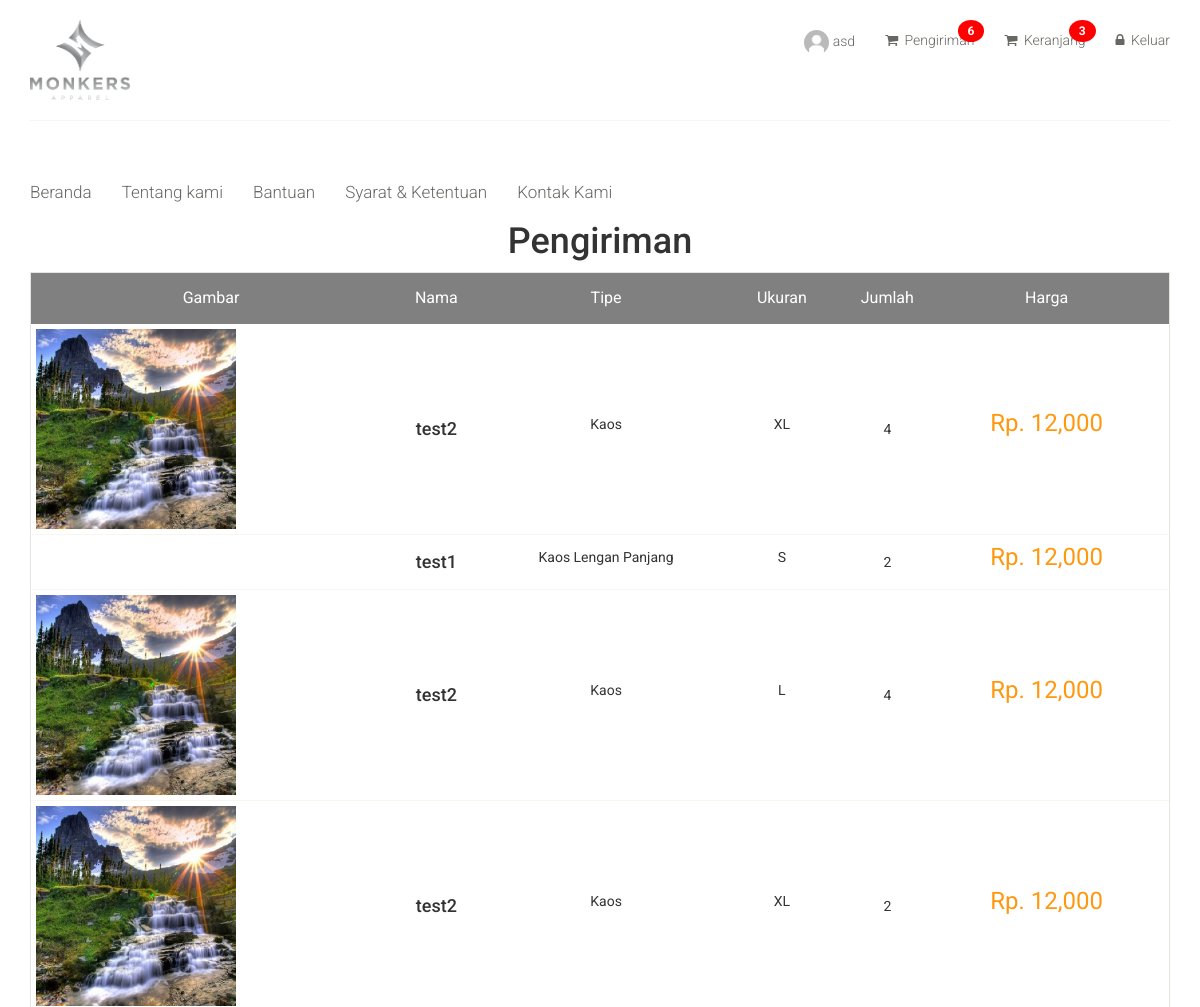
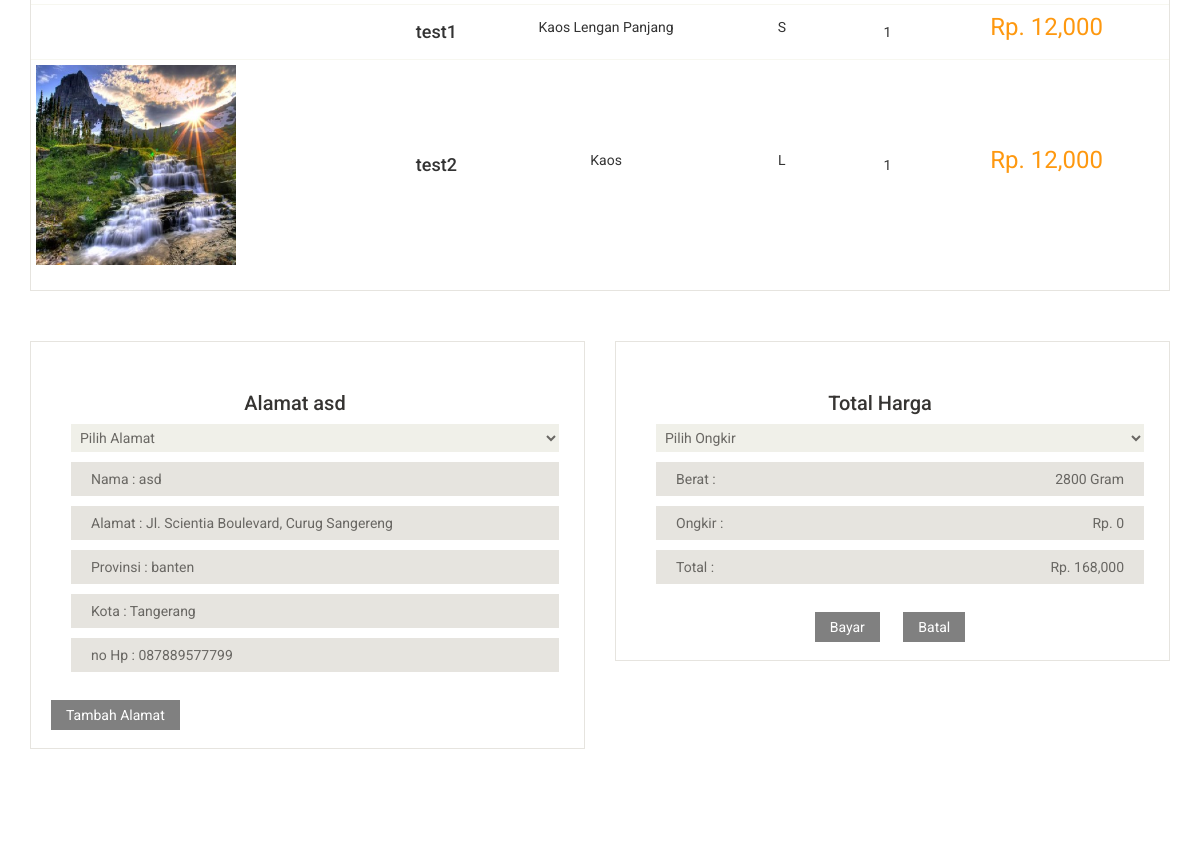
The app's page /monkers/checkout.php (signed in), older data (2 pictures, top to bottom).
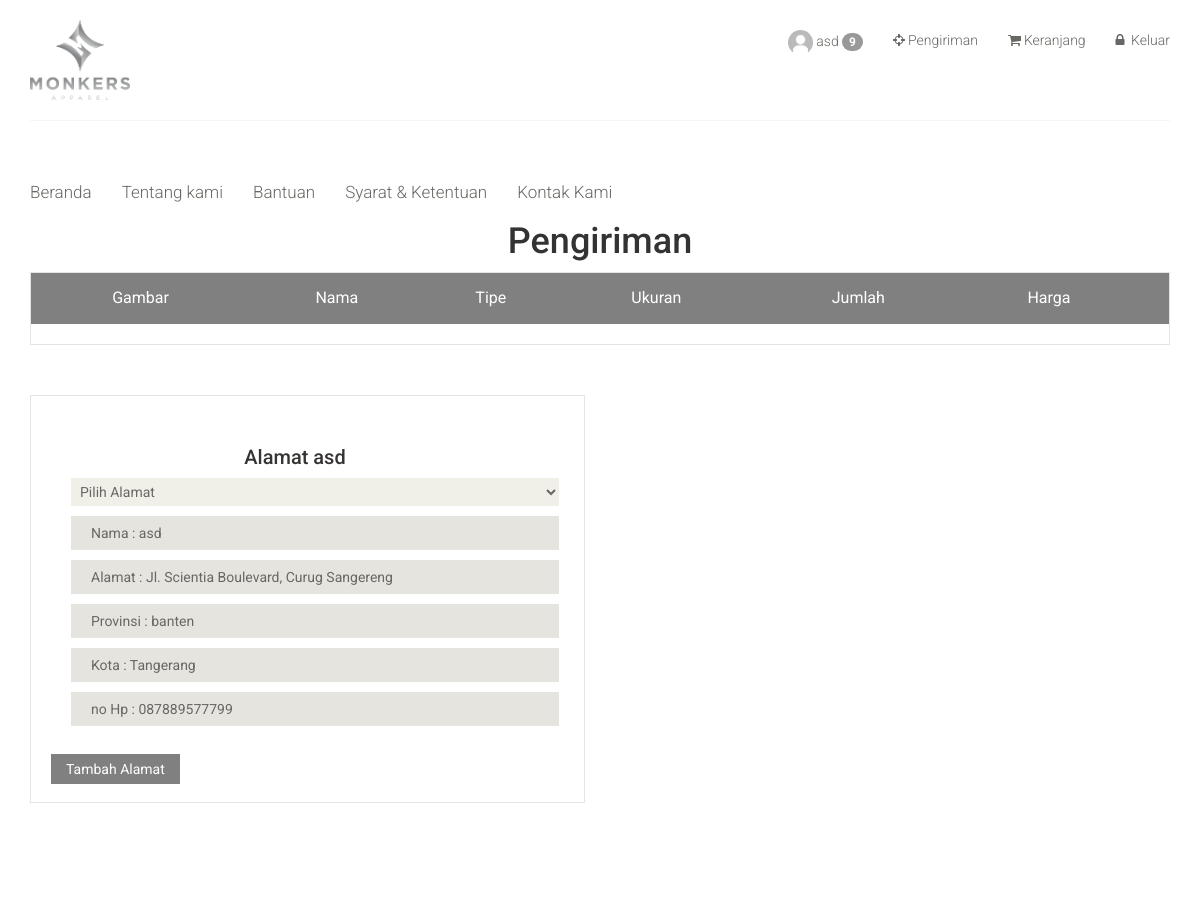
The same page, newer data.
### tables this page shows
CREATE TABLE `tbl_customer` (
  `cust_id` int(11) NOT NULL,
  `cust_name` varchar(30) NOT NULL,
  `cust_birth` date NOT NULL,
  `cust_address` varchar(255) NOT NULL,
  `cust_province` varchar(255) NOT NULL,
  `cust_city` varchar(255) NOT NULL,
  `cust_email` varchar(30) NOT NULL,
  `cust_pass` varchar(50) NOT NULL,
  `cust_phone` varchar(20) NOT NULL,
  `cust_total_order` int(11) NOT NULL,
  `cust_total_price` int(11) NOT NULL,
  `cust_img` varchar(255) NOT NULL,
  `create_date` date NOT NULL DEFAULT current_timestamp()
);

CREATE TABLE `tbl_checkout` (
  `check_id` int(11) NOT NULL,
  `cust_id` int(11) DEFAULT NULL,
  `item_id` int(11) NOT NULL,
  `size` varchar(255) NOT NULL,
  `qty` int(11) NOT NULL,
  `date` int(11) NOT NULL DEFAULT current_timestamp()
);

CREATE TABLE `tbl_img` (
  `img_id` int(11) NOT NULL,
  `img_name` varchar(255) NOT NULL,
  `item_id` int(11) NOT NULL,
  `create_date` datetime NOT NULL
);

CREATE TABLE `tbl_item` (
  `item_id` int(11) NOT NULL,
  `item_name` varchar(255) NOT NULL,
  `type_id` int(11) NOT NULL,
  `color_id` int(11) NOT NULL,
  `item_weight` int(11) NOT NULL,
  `item_desc` varchar(255) NOT NULL,
  `create_date` date NOT NULL DEFAULT current_timestamp(),
  `item_price` int(11) NOT NULL,
  `item_status` varchar(255) NOT NULL
);

CREATE TABLE `tbl_item_type` (
  `type_id` int(11) NOT NULL,
  `type_name` varchar(255) NOT NULL
);

### model/User.php (called while the page is built, shortened)
<?php
function getDataArea($conn)
{
   $sql = "SELECT * FROM tbl_area INNER JOIN tbl_provinsi ON tbl_area.prov_id = tbl_provinsi.prov_id";
   $item = mysqli_query($conn, $sql);
   return $item;
}
function KiloBarang($berat, $harga)
{
   $berat = ceil($berat);
   if (substr($berat, -3) > 499) {
      $total_gram = round($berat, -3);
   } else {
      $total_gram = round($berat, -3) + 1000;
   }
   return ($total_gram / 1000) * $harga;
}
function getDataUser($cust_id)
{
   require('../connect/conn.php');
   $sql = "SELECT * from tbl_customer where cust_id = '" . $cust_id . "' ";
   $item = mysqli_query($conn, $sql);
   $data = mysqli_fetch_assoc($item);
   return $data;
}
function getProsesCount($cust_id)
{
   require('../connect/conn.php');
   $sql = "SELECT count(proses_id) as juml from tbl_proses where cust_id = " . $cust_id . " AND status != 'Selesai' ";
   $item = mysqli_query($conn, $sql);
   $data = mysqli_fetch_assoc($item);
   return $data;
}
function getcartCount($cust_id)
{
   require('../connect/conn.php');
   $sql = "SELECT count(cart_id) as juml from tbl_cart where cust_id = " . $cust_id . " ";
   $item = mysqli_query($conn, $sql);
   $data = mysqli_fetch_assoc($item);
   return $data;
}
function getcheckCount($cust_id)
{
   require('../connect/conn.php');
   $sql = "SELECT count(check_id) as juml from tbl_checkout where cust_id = " . $cust_id . " ";
   $item = mysqli_query($conn, $sql);
   $data = mysqli_fetch_assoc($item);
   return $data;
}
function getTypeitem($id_type)
{
   require('../connect/conn.php');
   $sql = "SELECT * from tbl_item_type where type_id = " . $id_type . " ";
   $item = mysqli_query($conn, $sql);
   $data = mysqli_fetch_assoc($item);
   return $data;
}
function getItemcart($id_item)
{
   require('../connect/conn.php');
   $sql = "SELECT * from tbl_item where item_id = " . $id_item . " ";
   $item = mysqli_query($conn, $sql);
   $data = mysqli_fetch_assoc($item);
   return $data;
}
function getImgItem($id_item)
{
   require('../connect/conn.php');
   $sql = "SELECT tbl_img.img_name as img_name, tbl_item.item_id as item_id,tbl_item.create_date as create_date FROM tbl_item INNER JOIN tbl_img on tbl_item.item_id = tbl_img.item_id where tbl_item.item_id = '" . $id_item . "' && tbl_item.item_status = 'ACTIVE' ORDER BY create_date LIMIT 1";
   $item = mysqli_query($conn, $sql);
   $data = mysqli_fetch_assoc($item);
   return $data;
}
function getDataCheck($cust_id)
{
   require('../connect/conn.php');
   $sql = "SELECT * from tbl_checkout where cust_id = " . $cust_id . " ";
   $item = mysqli_query($conn, $sql);
   return $item;
}
function custLogin($id_user)
{
   require('../connect/conn.php');
   $sql = "SELECT * from tbl_customer where cust_id = '" . $id_user . "' ";
   $result = mysqli_query($conn, $sql);
   $data = mysqli_fetch_assoc($result);
   return $data;
}
?>

### monkers/checkout.php (the view, shortened to what the changed rows need)
<?php
require('../model/User.php');
require('../connect/conn.php');
if (isset($_SESSION['cust_id'])) {
	$item = getDataCheck($_SESSION['cust_id']);
	$dataprofile = getDataUser($_SESSION['cust_id']);
	if (!isset($_GET['ida'])) {
	$datauser = getDataUser($_SESSION['cust_id']);
	}else{
	$datauser = getDataAlamat2($_GET['ida']);
	$address_id = $datauser['address_id'];
	}
	if (isset($_GET['id'])) {
		$data_onkir = getDataOngkir($_GET['id']);
	} else {
		$data_onkir['ongkir_price'] = 0;
	}
}
if (isset($_SESSION['cust_id'])) {
	$data_cart = getcartCount($_SESSION['cust_id']);
	$data_check = getcheckCount($_SESSION['cust_id']);
	$proses_count = getProsesCount($_SESSION['cust_id']);
} else {
	$data_cart['juml'] = 0;
	$data_check['juml'] = 0;
	$proses_count['juml'] = 0;
}
$totalharga = 0;
$totalberat = 0;
$data_area = getDataArea($conn);
?>
<!DOCTYPE html>
<html lang="en">
<head>
	<link href="css/bootstrap.min.css" rel="stylesheet">
	<link href="css/font-awesome.min.css" rel="stylesheet">
	<link href="css/prettyPhoto.css" rel="stylesheet">
	<link href="css/price-range.css" rel="stylesheet">
	<link href="css/animate.css" rel="stylesheet">
	<link href="css/main.css" rel="stylesheet">
	<link href="css/responsive.css" rel="stylesheet">
	<link rel="stylesheet" href="../plugins/datatables-bs4/css/dataTables.bootstrap4.min.css">
	<link rel="stylesheet" href="../plugins/datatables-responsive/css/responsive.bootstrap4.min.css">
	<link rel="stylesheet" href="../plugins/datatables-buttons/css/buttons.bootstrap4.min.css">
</head>
<body>
	<header id="header">
		<div class="header-middle">
			<div class="container">
				<div class="row">
					<div class="col-sm-8">
						<div class="shop-menu pull-right">
							<ul class="nav navbar-nav">
								<?php
								if (!isset($_SESSION['cust_id'])) {
								?>
									<li><a href="../monkers/login.php"><i class="fa fa-user"></i> Akun</a></li>
								<?php
								} else {
									$data = custLogin($_SESSION['cust_id']);
								?>
									<?php if ($proses_count['juml'] != 0) { ?>
										<li><a href="../monkers/profile.php"><img src="images/Profile/<?php echo $dataprofile['cust_img'] ?>" style=" width:25px;height: 25px; border-radius: 50%;" />
												<span><?php echo $data['cust_name']; ?></span>
												<span class="badge"><?php echo $proses_count['juml']; ?></span>
											</a>
										</li>
									<?php } else { ?>
										<li><a href="../monkers/profile.php"><img src="images/Profile/<?php echo $dataprofile['cust_img'] ?>" style=" width:25px;height: 25px; border-radius: 50%;" /> <?php echo $data['cust_name']; ?></a></li>
									<?php } ?>
								<?php
								}
								?>
								<?php if ($data_check['juml'] != 0) { ?>
									<li><a href="checkout.php" class="notification"><i class="fa fa-shopping-cart"></i>
											<span>Pengiriman</span>
											<span class="badge"><?php echo $data_check['juml']; ?></span>
										</a>
									</li>
								<?php } else { ?>
									<li><a href="checkout.php" class="notification"><i class="fa fa-crosshairs"></i>Pengiriman</a></li>
								<?php } ?>
								<?php if ($data_cart['juml'] != 0) { ?>
									<li><a href="cart.php" class="notification"><i class="fa fa-shopping-cart"></i>
											<span>Keranjang</span>
											<span class="badge"><?php echo $data_cart['juml']; ?></span>
										</a>
									</li>
								<?php } else { ?>
									<li><a href="cart.php" class="notification"><i class="fa fa-shopping-cart"></i>Keranjang</a></li>
								<?php } ?>
							</ul>
						</div>
					</div>
				</div>
			</div>
		</div>
	</header>
	<section id="cart_items">
		<div class="container">
			<br>
			<div>
				<h1 style="text-align:center">Pengiriman</h1>
			</div>
			<div class="table-responsive cart_info">
				<table class="table table-condensed">
					<thead>
						<tr class="cart_menu" style="background-color:grey;">
							<td style="text-align: center">Gambar</td>
							<td style="text-align: center">Nama</td>
							<td style="text-align: center">Tipe</td>
							<td style="text-align: center">Ukuran</td>
							<td style="text-align: center">Jumlah</td>
							<td style="text-align: center">Harga</td>
							<td></td>
						</tr>
					</thead>
					<tbody>
						<?php
						if (isset($_SESSION['cust_id'])) {
							while ($data_check = mysqli_fetch_assoc($item)) {
								$item_cart = getItemcart($data_check['item_id']);
								$data_type = getTypeitem($item_cart['type_id']);
								$img = getImgItem($data_check['item_id']);
								$totalharga += $item_cart['item_price'] * $data_check['qty'];
								$totalberat += $item_cart['item_weight'] * $data_check['qty'];
						?>
								<tr>
									<td>
										<a href="../monkers/product_details.php/?id=<?php echo $item_cart['item_id']; ?>">
											<img class="responsive" src="../dist/img/item/<?php echo $img['img_name']; ?>" alt="">
										</a>
									</td>
									<td style="text-align: center">
										<h4><?php echo $item_cart['item_name'] ?></h4>
									</td>
									<td style="text-align: center">
										<p><?php echo $data_type['type_name'] ?></p>
									</td>
									<td style="text-align: center">
										<p><?php echo $data_check['size'] ?></p>
									</td>
									<td style="text-align: center">
										<div class="cart_quantity_button">
											<?php echo $data_check['qty'] ?>
										</div>
									</td>
									<td>
										<p class="cart_total_price" style="text-align: center">Rp. <?php echo number_format($item_cart['item_price']) ?></p>
									</td>
								</tr>
						<?php }
						} ?>
					</tbody>
				</table>
			</div>
		</div>
	</section>
<?php if (isset($_SESSION['cust_id'])) { ?>
	<section id="do_action">
		<div class="container">
			<div class="row">
				<div class="col-sm-6">
					<div class="total_area">
						<div class="heading" style="text-align:center;">
							<h3>Alamat <?php echo $datauser['cust_name'] ?></h3>
						</div>
						<ul>
						<form action="../model/User.php" method="post">
							<select name="alamat" onchange="this.form.submit()" required>
								<?php if (isset($_GET['ida'])) { ?>
									<option value="" selected disabled><?php echo $datauser['cust_name'] ?></option>
								<?php } else { ?><option value="" selected disabled>Pilih Alamat</option> <?php } ?>
							</select>
						</form>
								<li>Nama : <?php echo $datauser['cust_name'] ?></li>
								<li>Alamat : <?php echo $datauser['cust_address'] ?></li>
								<li>Provinsi : <?php echo $datauser['cust_province'] ?></li>
								<li>Kota : <?php echo $datauser['cust_city'] ?></li>
								<li>no Hp : <?php echo $datauser['cust_phone'] ?></li>
						</ul>
						<button  style="background-color:grey;" type="button" class="btn btn-default check_out" data-toggle="modal" data-target="#tambahalamat">Tambah Alamat</button>
					</div>
				</div>
				<?php if ($totalharga != 0) { ?>
					<div class="col-sm-6">
						<div class="total_area">
							<div class="heading" style="text-align:center;">
								<h3>Total Harga</h3>
							</div>
							<ul>
								<?php $hargaongkir = KiloBarang($totalberat, $data_onkir['ongkir_price']);
								$totalharga1 = $totalharga + $hargaongkir; ?>
								<form action="../model/User.php" method="post">
									<select name="ongkir" id="ongkir" onchange="this.form.submit()" required>
										<?php if (isset($_GET['id'])) { ?>
											<option value="" selected disabled><?php echo $data_onkir['ongkir_type'] ?></option>
										<?php } else { ?><option value="" selected disabled>Pilih Ongkir</option> <?php } ?>
									</select>
								</form>
								<li>Berat : <span><?php echo $totalberat; ?> Gram</span></li>
								<li>Ongkir : <span>Rp. <?php echo number_format($hargaongkir); ?></span></li>
								<li>Total : <span>Rp. <?php echo number_format($totalharga1); ?></span></li>
							</ul>
							<form action="../model/User.php" method="post" style="text-align:center;">
								<button  style="background-color:grey;" type="button" class="btn btn-default check_out" data-toggle="modal" data-target="#myModal">Bayar</button>
								<button  style="background-color:grey;" type="submit" name="batalcheck" class="btn btn-default check_out">Batal</button>
							</form>
						</div>
					</div>
				<?php } ?>
			</div>
		</div>
	</section>
	<?php } ?>
</body>
</html>

Row changes from the older to the newer data that the page shows:
removed tbl_checkout: tbl_img.img_name (picture), item.item_name "test2", tbl_item_type.type_name "Kaos", size "XL", qty "4", item.item_price "12,000"
removed tbl_checkout: item.item_name "test1", tbl_item_type.type_name "Kaos Lengan Panjang", size "S", qty "2", item.item_price "12,000"
removed tbl_checkout: tbl_img.img_name (picture), item.item_name "test2", tbl_item_type.type_name "Kaos", size "L", qty "4", item.item_price "12,000"
removed tbl_checkout: tbl_img.img_name (picture), item.item_name "test2", tbl_item_type.type_name "Kaos", size "XL", qty "2", item.item_price "12,000"
removed tbl_checkout: item.item_name "test1", tbl_item_type.type_name "Kaos Lengan Panjang", size "S", qty "1", item.item_price "12,000"
removed tbl_checkout: tbl_img.img_name (picture), item.item_name "test2", tbl_item_type.type_name "Kaos", size "L", qty "1", item.item_price "12,000"
Text that changed along with them:
$proses_count['juml']: (not shown) → "9"
$data_check['juml']: "6" → (not shown)
$data_cart['juml']: "3" → (not shown)
form field ongkir: "Pilih Ongkir" → (not shown)
$totalberat: "2800" → (not shown)
$hargaongkir: "0" → (not shown)
$totalharga1: "168,000" → (not shown)
text no longer shown: "Total Harga Berat : Gram Ongkir : Rp. Total : Rp. Bayar Batal"
